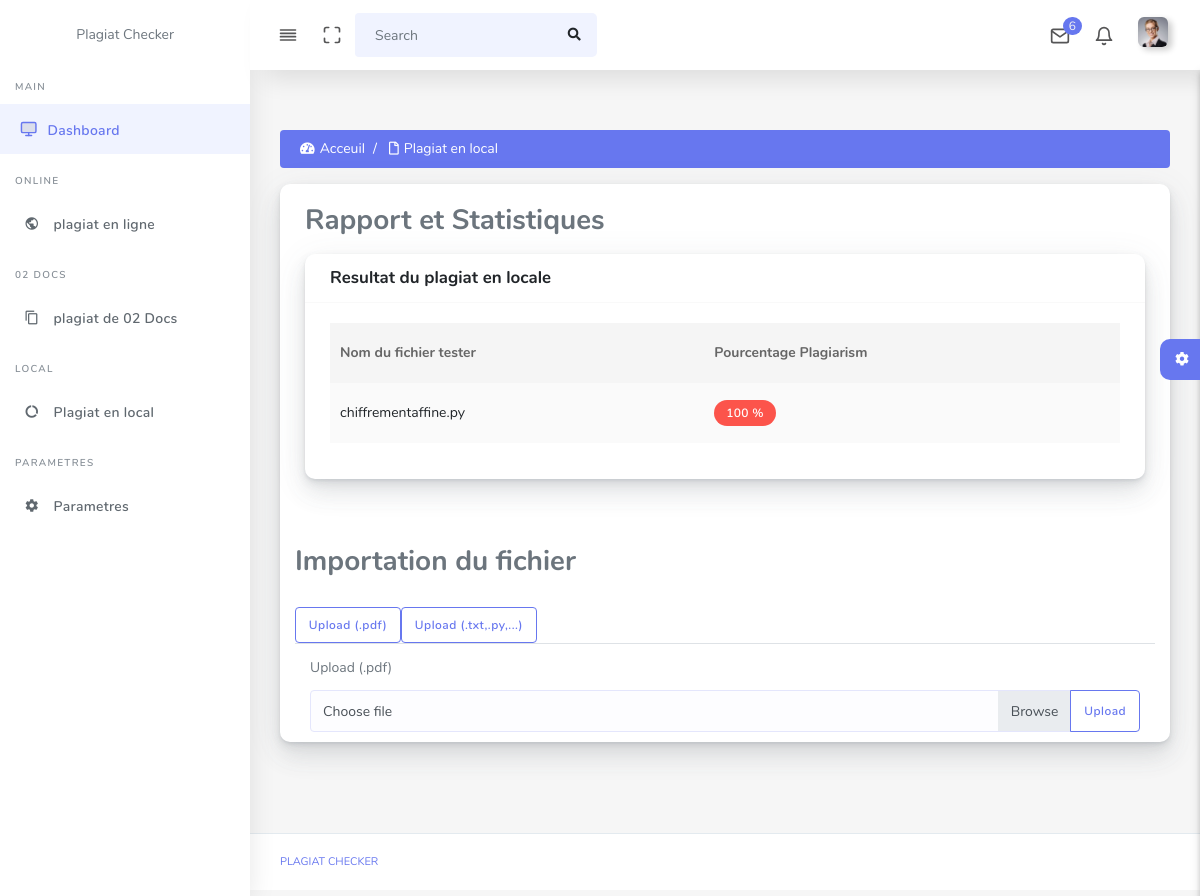
The page /plagiatLocals/ on the database as committed earlier.
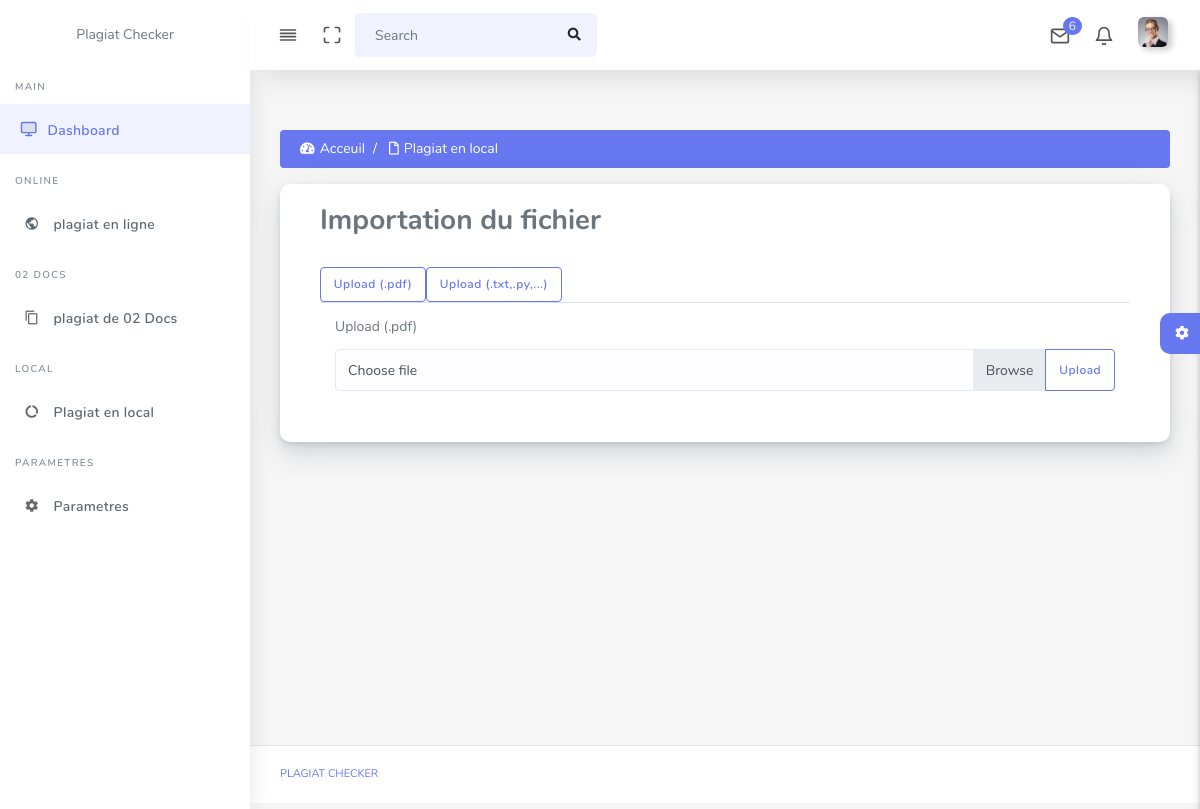
The same page on the database as committed later.
### plagiatLocal/models.py (models this page shows)
class Rapport(models.Model):
    nomdoc = models.CharField(max_length=200)
    nomtest = models.CharField(max_length=200)
    color = models.CharField(max_length=200)
    ratio = models.IntegerField()
    idtest = models.IntegerField()
    class Meta:
        db_table = "rapport"

### plagiatLocal/views.py (the view)
# urls.py: path("plagiatLocals/", plagiatLocalResponse ,name="resultat"),
def plagiatLocalResponse(request):
    rapport_list = Rapport.objects.all()
    n='0'
    context = {
                'resultats': rapport_list
            }
    return render(request, "locale/results.html",context)

### plagiatLocal/templates/locale/results.html (shortened to what the changed rows need)
{% extends 'main-layout.html' %}
    {% load static %}
{% block content %}
    <div class="row clearfix">
        <div class="col-lg-12 col-md-12 col-sm-12 col-xs-12">
            <div class="card">
            <div class="card-body">
                {% if resultats %}
                <h3>Rapport et Statistiques</h3>
                <section>
                    <p>
                       <div class="row">
                        <div class="col-12">
                          <div class="card">
                            <div class="card-header">
                              <h4>Resultat du plagiat en locale</h4>
                            </div>
                            <div class="card-body">
                              <div class="table-responsive">
                                <table class="table table-striped table-hover" id="tableExport_prof" style="width:100%;">
                                  <thead>
                                    <tr>
                                      <th>Nom du fichier tester</th>
                                      <th>Pourcentage Plagiarism</th>
                                    </tr>
                                  </thead>
                                  <tbody>
                                    {% for resultat in resultats %}
                                      <tr>
                                        <td>{{ resultat.nomtest }}</td>
                                        <td><div class="{{ resultat.color }}">{{ resultat.ratio }} %</div></td>
                                      </tr>
                                      {% endfor %}
                                  </tbody>
                                </table>
                              </div>
                            </div>
                          </div>
                        </div>
                      </div>
                     </div>
                {% endif %}
            </div>
      </div>
      </div>
        </div>
    </div>
{% endblock %}

Rows that differ between the two databases and show on the page:
removed Rapport: nomtest "chiffrementaffine.py", ratio "100"
Other text that changed with them:
text no longer shown: "Rapport et Statistiques Resultat du plagiat en locale Nom du fichier tester Pourcentage Plagiarism"
